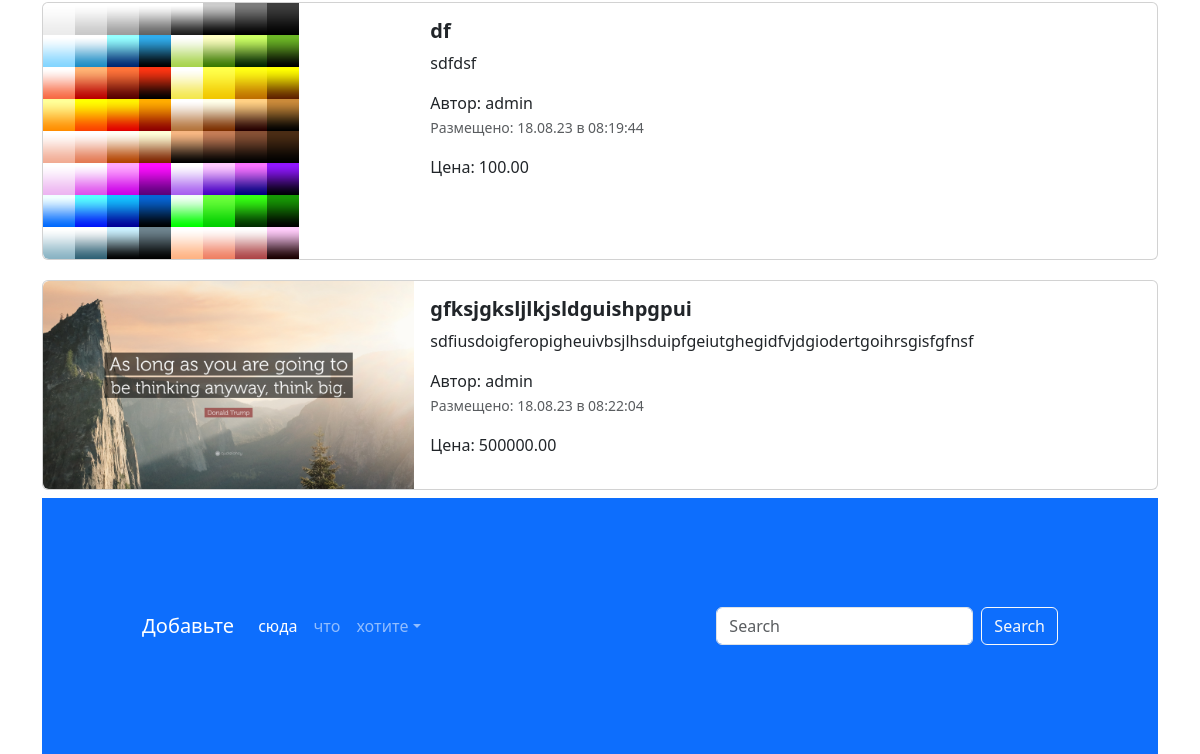
The app's page / (lower part), older data.
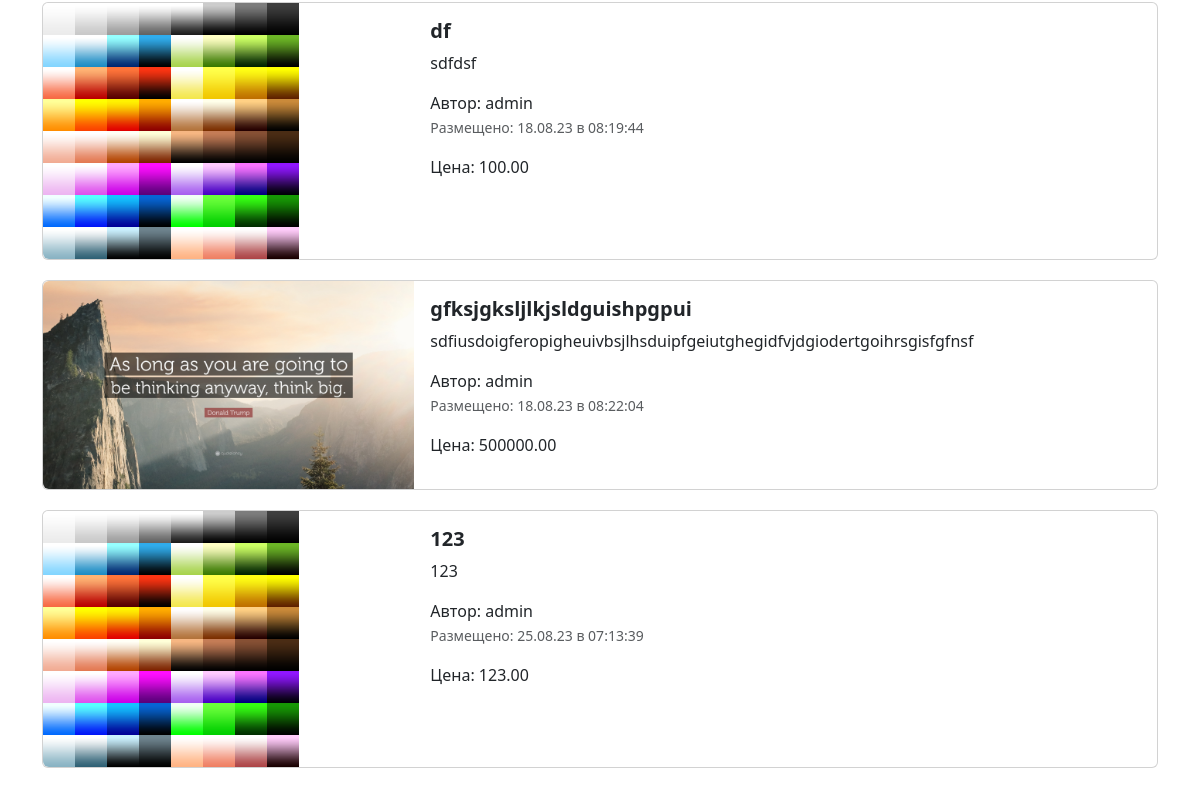
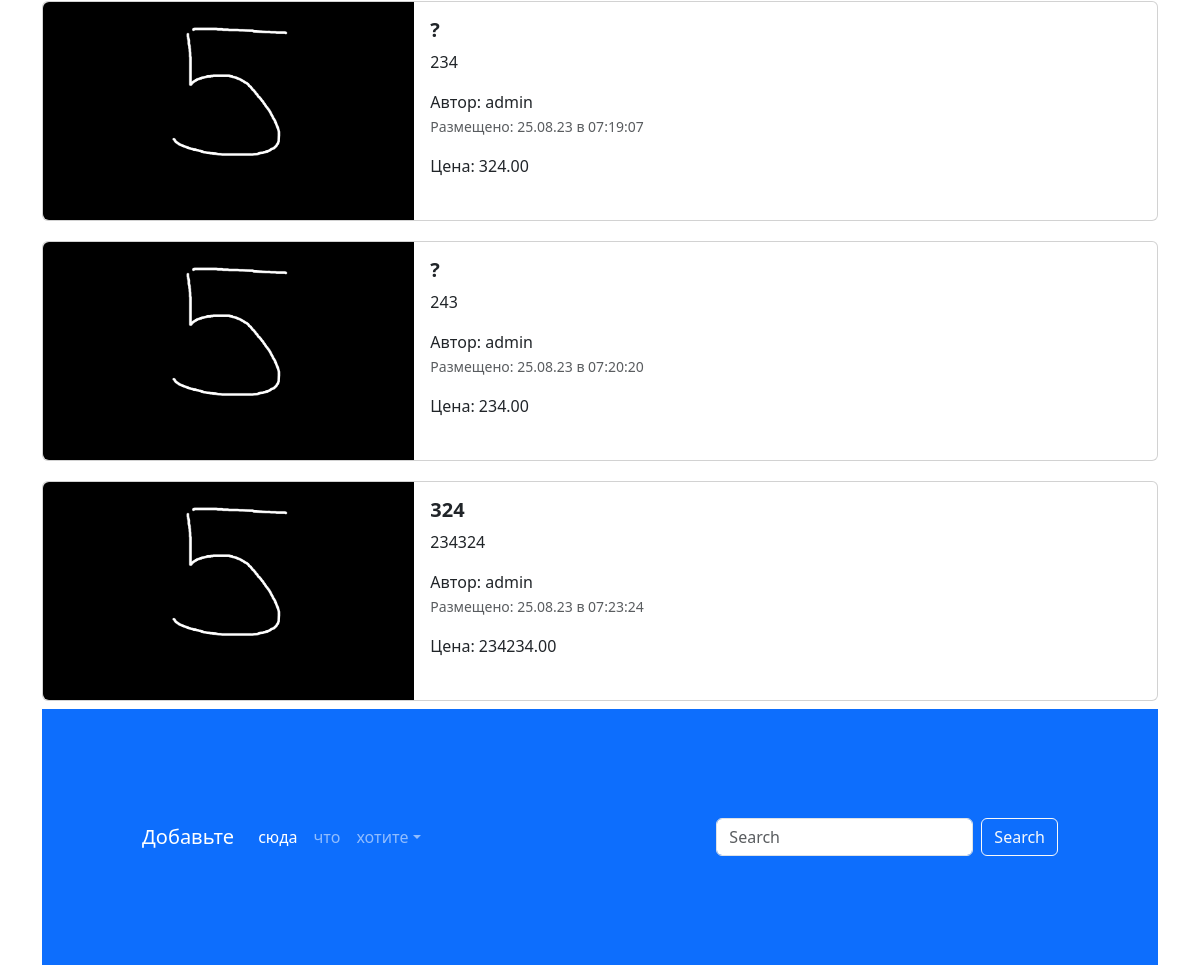
The same page, newer data (2 pictures, top to bottom).
### app_advertisements/models.py (models this page shows, shortened)
class Advertisement(models.Model):
    title = models.CharField("Заголовок", max_length=128)
    description = models.TextField("Описание")
    price = models.DecimalField("Цена", max_digits=12, decimal_places=2)
    auction = models.BooleanField("Торг")
    created_at = models.DateTimeField(auto_now_add=True) # auto_now_add - дает now время когда был создан элемент
    updated_at = models.DateTimeField(auto_now=True) # auto_now - при любом изменении
    user = models.ForeignKey(to=User, on_delete=models.CASCADE, verbose_name="Пользователь")
    image = models.ImageField(verbose_name="Изображение", upload_to = "advertisements/")
    class Meta:
        db_table = "advertisements"
    @admin.display(description="Дата создания")
    def created_date(self):
        from django.utils import timezone, html
        if self.created_at.date() == timezone.now().date():
            created_time = self.created_at.time().strftime("%H:%M:%S")
            return html.format_html(
                "<span style='color:green; font-weight: bold;'> Сегодня в {} </span>", created_time
            )
        return self.created_at.strftime("%d.%m.%y в %H:%M:%S")
    def get_absolute_url(self):
        return reverse("adv-detail", kwargs={'pk': self.pk})

### app_advertisements/views.py (the view)
# urls.py: path("", example, name = "main-page"),
def example(request):
    title = request.GET.get("query")
    if title:
        advertisements = Advertisement.objects.filter(title__icontains=title)
    else:
        advertisements = Advertisement.objects.all()
    context = {
        "advertisements": advertisements,
        "title": title
    }
    return render(request, "app_advertisements/index.html", context)

### templates/app_advertisements/index.html (shortened to what this page needs)
{% extends "base.html" %}
{% load static %}
  {% block content %}
  <div class="container">
    <div class="col">
      {% for adv in advertisements %}
        <div class="card mb-2" style="max-width: 1200px; margin-top: 20px;">
          <div class="row g-0">
            <div class="col-md-4">
              <a href="{{ adv.get_absolute_url }}" class="nav-link">
                <img src="{% if adv.image != '1' and adv.image %} {{ adv.image.url }} {% else %} {% static 'img/comercial.png' %} {% endif %}" class="img-fluid rounded-start" alt="Card title">
              </a>
            </div>
            <div class="col-md-8">
              <div class="card-body">
                <h5 class="card-title">
                  <a href="{{ adv.get_absolute_url }}" class="nav-link"><strong>{{ adv.title }}</strong></a>
                </h5>
                <a href="{{ adv.get_absolute_url }}" class="nav-link">
                  <p class="card-text">
                    {{ adv.description }}
                  </p>
                  <span>Автор: {{ adv.user }}</span>
                  <p class="card-text"><small class="text-muted">Размещено: {{ adv.created_date }}</small></p>
                  <span>Цена: {{ adv.price }}</span>
                </a>
              </div>
            </div>
          </div>
        </div>
      {% endfor %}
  </div>
  <footer style="padding: 100px;" class="bg-primary">
    <nav class="navbar navbar-expand-sm navbar-dark">
      <a class="navbar-brand" href="#">Добавьте</a>
      <div class="collapse navbar-collapse" id="collapsibleNavId">
        <ul class="navbar-nav me-auto mt-2 mt-lg-0">
          <li class="nav-item">
            <a class="nav-link active" href="#" aria-current="page">сюда</a>
          </li>
          <li class="nav-item">
            <a class="nav-link" href="#">что</a>
          </li>
          <li class="nav-item dropdown">
            <a class="nav-link dropdown-toggle" href="#" id="dropdownId" data-bs-toggle="dropdown" aria-haspopup="true"
               aria-expanded="false">хотите</a>
          </li>
        </ul>
        <form class="d-flex my-2 my-lg-0">
          <input class="form-control me-sm-2" type="text" placeholder="Search">
          <button class="btn btn-outline-light my-2 my-sm-0" type="submit">Search</button>
        </form>
      </div>
    </nav>
  </footer>
  {% endblock %}

### templates/base.html (shortened to what this page needs)
<!DOCTYPE html>
<html lang="en">
<head>
    {% load static %}
    <link href="{% static 'css/bootstrap.min.css' %}" rel="stylesheet">
    <link rel="stylesheet" href="{% static 'css/fontello.css' %}">
</head>
<body>
    {% block content %}
    {% endblock %}
</body>
</html>

Row changes from the older to the newer data that the page shows:
added Advertisement: image (picture), title "123", description "123", user "admin", created_date "25.08.23 в 07:13:39", price "123.00"
added Advertisement: image (picture), title "?", description "234", user "admin", created_date "25.08.23 в 07:19:07", price "324.00"
added Advertisement: image (picture), title "?", description "243", user "admin", created_date "25.08.23 в 07:20:20", price "234.00"
added Advertisement: image (picture), title "324", description "234324", user "admin", created_date "25.08.23 в 07:23:24", price "234234.00"
